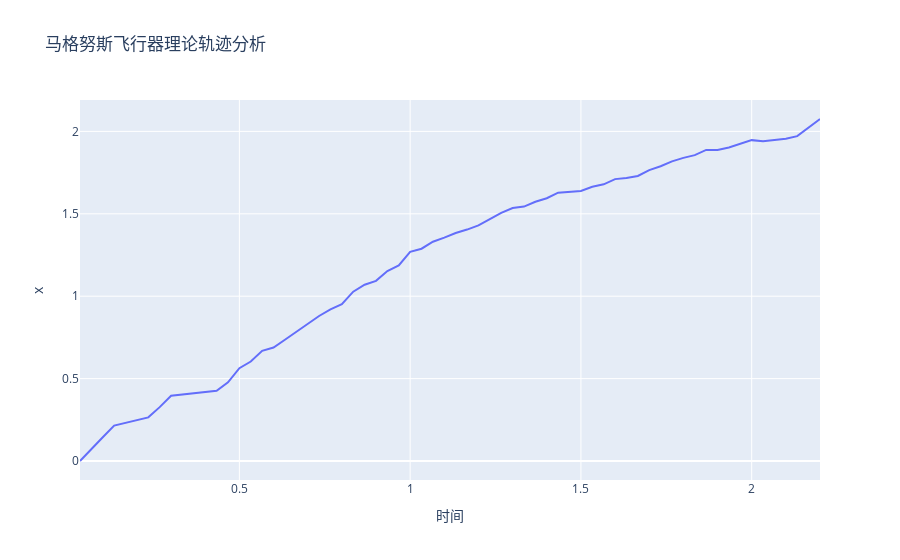

Notebook source saved alongside this figure:
### Code cell
fig=go.Figure()
fig.add_trace(go.Scatter(x=time,y=X,name='原始'))
fig.update_layout(title='马格努斯飞行器理论轨迹分析 ',
                  xaxis_title='时间',yaxis_title='x')
